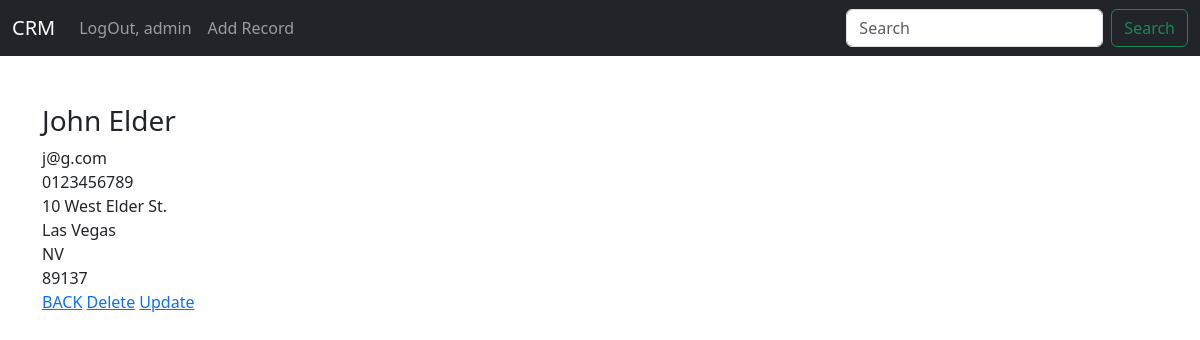
/cusotomer_record/1 (signed in), run on the app's committed database.
### website/models.py (models this page shows)
class Record(models.Model):
	created_at = models.DateTimeField(auto_now_add=True)
	first_name = models.CharField(max_length=50)
	last_name = models.CharField(max_length=50)
	email = models.EmailField(max_length=50)
	phone = models.CharField(max_length=50)
	address = models.CharField(max_length=50)
	city = models.CharField(max_length=50)
	state = models.CharField(max_length=50)
	zipcode = models.CharField(max_length=20)
	def __str__(self):
		return f'{self.first_name} {self.last_name}'

### website/views.py (the view)
# urls.py: path("cusotomer_record/<int:pk>", views.customer_record, name='customer-record'),
def customer_record(request, pk):
	cust_rec = Record.objects.get(id=pk)
	context = {"cust_rec": cust_rec}
	return render(request, 'customer_record.html', context=context)

### templates/customer_record.html (shortened to what this page needs)
{% extends "base.html" %}
{% block content %}
 <br>
 <br>
    <h3> {{cust_rec.first_name}} {{cust_rec.last_name}} </h3>
    {{cust_rec.email}}<br>
    {{cust_rec.phone}}<br>
    {{cust_rec.address}}<br>
    {{cust_rec.city}}<br>
    {{cust_rec.state}}<br>
    {{cust_rec.zipcode}}<br>
    <a href="{% url 'home' %}">BACK</a>
    <a href="{% url "delete-record" cust_rec.id %}">Delete</a>
    <a href="{% url "update-record" cust_rec.id %}">Update</a>
{% endblock content %}

### templates/navbar.html (shortened to what this page needs)
<nav class="navbar navbar-expand-lg bg-dark navbar-dark">
    <div class="container-fluid">
      <a class="navbar-brand" href="{% url 'home' %}">CRM</a>
      <div class="collapse navbar-collapse" id="navbarSupportedContent">
        <ul class="navbar-nav me-auto mb-2 mb-lg-0">
        {% if user.is_authenticated %}
          <li class="nav-item">
            <a class="nav-link" href="{% url 'logout' %}">LogOut, {{request.user}}</a>
          </li>
          <li class="nav-item">
            <a class="nav-link" href="{% url 'add-record' %}">Add Record</a>
          </li>
        {% endif %}
        </ul>
        <form class="d-flex" role="search">
          <input class="form-control me-2" type="search" placeholder="Search" aria-label="Search">
          <button class="btn btn-outline-success" type="submit">Search</button>
        </form>
      </div>
    </div>
  </nav>

### data on the page
Record: first_name "John", last_name "Elder", email "j@g.com", phone "0123456789", address "10 West Elder St.", city "Las Vegas", state "NV", zipcode "89137"

### other printed values
{{ request.user }} "admin"
